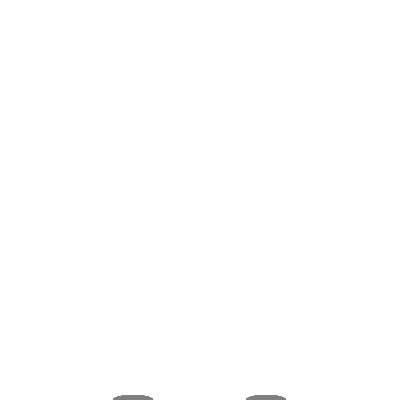
Frame 1 (no input)
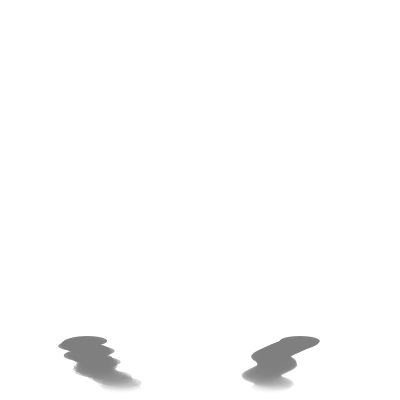
Frame 60 (the mouse pressed at the canvas centre just before this capture)
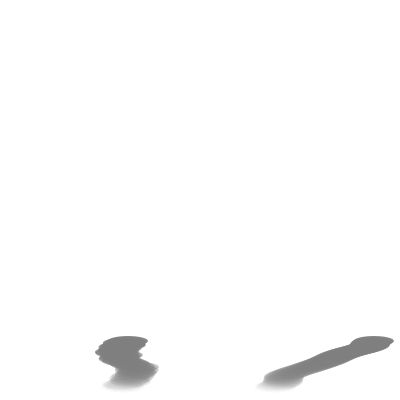
Frame 120 (the mouse held since frame 60 and released just before this capture)

The Processing sketch that drew these frames (run headless with seeded random() and noise(); from frame 60 on, the mouse is pressed at the canvas centre):

// Processing sketch: Random_clouds
// ── Random_clouds.pde
int trailLength = 50;

//Arrays to store position values of our two clouds
float[] randomCloudX = new float[trailLength];
float[] randomCloudY = new float[trailLength];
float[] perlinCloudX = new float[trailLength];
float[] perlinCloudY = new float[trailLength];

float perlin;
float t = 0;

void setup()
{
  size(400,400);
  
  //Set both clouds to start at the bottom of the screen
  for(int i = 0; i < trailLength; i++)
  {
    randomCloudX[i] = width/3;
    randomCloudY[i] = height;
    perlinCloudX[i] = 2*width/3;
    perlinCloudY[i] = height;
  }
  
  noStroke();
  frameRate(30);
}

void draw()
{
  background(255);
  
  //Shift all values over to make room for the most recent values
  for(int i = 0; i < trailLength - 1; i++)
  {
    randomCloudX[i] = randomCloudX[i+1];
    randomCloudY[i] = randomCloudY[i+1];
    perlinCloudX[i] = perlinCloudX[i+1];
    perlinCloudY[i] = perlinCloudY[i+1];
  }
  
  //Shift the x position of the clouds by a random amount
  randomCloudX[trailLength-1] += random(-5,5);
  randomCloudY[trailLength-1] -= 1;
  
  //Shift the x position of the clouds by Perlin noise, with the
  //same range as above
  perlin = noise(t)*10 - 5;
  perlinCloudX[trailLength-1] -= perlin;
  perlinCloudY[trailLength-1] -= 1;
  t += .1;
  
  //Draw the two clouds, with older values fainter
  for(int i = 0; i < trailLength - 1; i++)
  {
    fill(127,i*5);
    ellipse(randomCloudX[i],randomCloudY[i],40,10);
    
    fill(127,i*5);
    ellipse(perlinCloudX[i],perlinCloudY[i],40,10);
  }
}

void mousePressed()
{
  //Reset clouds to starting positions
  randomCloudX[trailLength-1] = width/3;
  randomCloudY[trailLength-1] = height;
  perlinCloudX[trailLength-1] = 2*width/3;
  perlinCloudY[trailLength-1] = height;
}
